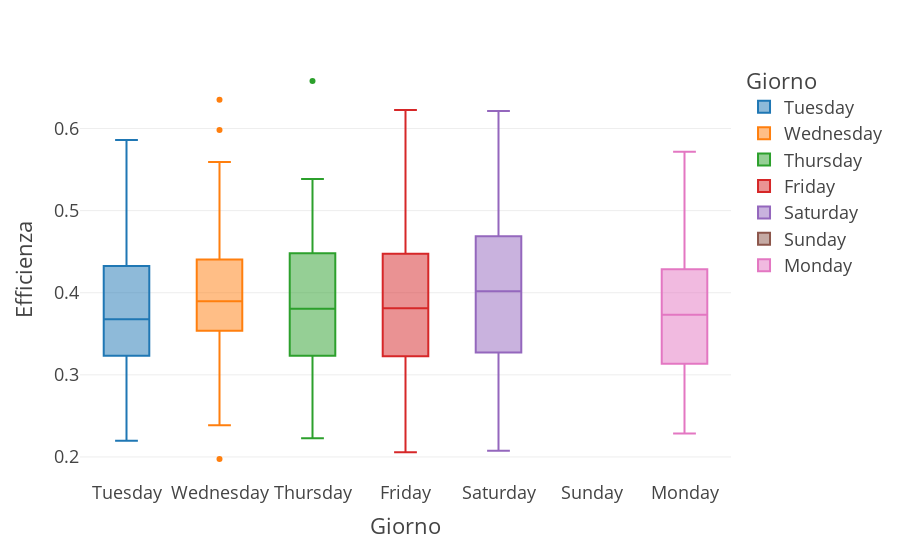

Here is the notebook cell this chart was saved with:
### Code cell
fig = px.box(eff_week, x="Giorno", y="Efficienza", color="Giorno")
fig.update_traces(quartilemethod="exclusive") # or "inclusive", or "linear" by default
fig.show()

### Figure 1 — Plotly figure (JSON) as saved in the notebook; plotly's stock layout.template omitted (floating-point values rounded to 4 significant figures)
{"data": [{"alignmentgroup": "True", "hovertemplate": "Giorno=%{x}<br>Efficienza=%{y}<extra></extra>", "legendgroup": "Tuesday", "marker": {"color": "#1F77B4"}, "name": "Tuesday", "notched": false, "offsetgroup": "Tuesday", "orientation": "v", "quartilemethod": "exclusive", "showlegend": true, "type": "box", "x": ["Tuesday", "Tuesday", "Tuesday", "Tuesday", "Tuesday", "Tuesday", "Tuesday", "Tuesday", "Tuesday", "Tuesday", "Tuesday", "Tuesday", "Tuesday", "Tuesday", "Tuesday", "Tuesday", "Tuesday", "Tuesday", "Tuesday", "Tuesday", "Tuesday", "Tuesday", "Tuesday", "Tuesday", "Tuesday", "Tuesday", "Tuesday", "Tuesday", "Tuesday", "Tuesday", "Tuesday", "Tuesday", "Tuesday", "Tuesday", "Tuesday", "Tuesday", "Tuesday", "Tuesday", "Tuesday", "Tuesday", "Tuesday", "Tuesday", "Tuesday", "Tuesday", "Tuesday", "Tuesday", "Tuesday", "Tuesday", "Tuesday", "Tuesday", "Tuesday", "Tuesday", "Tuesday", "Tuesday", "Tuesday", "Tuesday", "Tuesday", "Tuesday", "Tuesday", "Tuesday", "Tuesday", "Tuesday", "Tuesday", "Tuesday", "Tuesday", "Tuesday", "Tuesday", "Tuesday", "Tuesday", "Tuesday", "Tuesday", "Tuesday", "Tuesday", "Tuesday", "Tuesday", "Tuesday", "Tuesday", "Tuesday", "Tuesday", "Tuesday", "Tuesday", "Tuesday", "Tuesday", "Tuesday", "Tuesday", "Tuesday", "Tuesday", "Tuesday", "Tuesday", "Tuesday", "Tuesday", "Tuesday", "Tuesday", "Tuesday", "Tuesday", "Tuesday", "Tuesday", "Tuesday", "Tuesday", "Tuesday", "Tuesday", "Tuesday", "Tuesday", "Tuesday", "Tuesday"], "x0": " ", "xaxis": "x", "y": [null, null, 0.4416, 0.3031, 0.3307, 0.4081, 0.2707, 0.4205, 0.362, 0.3525, 0.3361, 0.3567, 0.2451, 0.2784, 0.3522, 0.2898, 0.3149, 0.3422, 0.4021, 0.2197, 0.344, 0.3057, 0.2473, 0.266, 0.2932, 0.3275, 0.3475, 0.3675, 0.3203, 0.3833, 0.3116, 0.2928, 0.3841, 0.3403, 0.3564, 0.3596, 0.4486, 0.2415, 0.4289, 0.3174, 0.3233, 0.3678, 0.3916, 0.447, 0.3959, 0.3494, 0.3327, 0.4397, 0.5142, 0.4398, 0.3108, null, null, 0.3912, 0.424, 0.352, 0.3875, 0.3953, 0.4494, 0.3848, 0.4325, 0.4543, 0.4312, 0.5238, null, null, 0.3745, 0.4008, 0.3577, 0.3803, 0.4635, 0.4711, 0.2934, 0.5472, null, 0.4706, 0.528, 0.5544, 0.5861, 0.3827, 0.5249, 0.4734, null, null, null, null, null, null, null, null, null, null, null, null, null, null, null, null, null, null, null, null, null, null, null], "y0": " ", "yaxis": "y"}, {"alignmentgroup": "True", "hovertemplate": "Giorno=%{x}<br>Efficienza=%{y}<extra></extra>", "legendgroup": "Wednesday", "marker": {"color": "#FF7F0E"}, "name": "Wednesday", "notched": false, "offsetgroup": "Wednesday", "orientation": "v", "quartilemethod": "exclusive", "showlegend": true, "type": "box", "x": ["Wednesday", "Wednesday", "Wednesday", "Wednesday", "Wednesday", "Wednesday", "Wednesday", "Wednesday", "Wednesday", "Wednesday", "Wednesday", "Wednesday", "Wednesday", "Wednesday", "Wednesday", "Wednesday", "Wednesday", "Wednesday", "Wednesday", "Wednesday", "Wednesday", "Wednesday", "Wednesday", "Wednesday", "Wednesday", "Wednesday", "Wednesday", "Wednesday", "Wednesday", "Wednesday", "Wednesday", "Wednesday", "Wednesday", "Wednesday", "Wednesday", "Wednesday", "Wednesday", "Wednesday", "Wednesday", "Wednesday", "Wednesday", "Wednesday", "Wednesday", "Wednesday", "Wednesday", "Wednesday", "Wednesday", "Wednesday", "Wednesday", "Wednesday", "Wednesday", "Wednesday", "Wednesday", "Wednesday", "Wednesday", "Wednesday", "Wednesday", "Wednesday", "Wednesday", "Wednesday", "Wednesday", "Wednesday", "Wednesday", "Wednesday", "Wednesday", "Wednesday", "Wednesday", "Wednesday", "Wednesday", "Wednesday", "Wednesday", "Wednesday", "Wednesday", "Wednesday", "Wednesday", "Wednesday", "Wednesday", "Wednesday", "Wednesday", "Wednesday", "Wednesday", "Wednesday", "Wednesday", "Wednesday", "Wednesday", "Wednesday", "Wednesday", "Wednesday", "Wednesday", "Wednesday", "Wednesday", "Wednesday", "Wednesday", "Wednesday", "Wednesday", "Wednesday", "Wednesday", "Wednesday", "Wednesday", "Wednesday", "Wednesday", "Wednesday", "Wednesday", "Wednesday", "Wednesday"], "x0": " ", "xaxis": "x", "y": [null, null, 0.3995, 0.3274, 0.2651, 0.3545, 0.2668, 0.2633, 0.3528, 0.3149, 0.335, 0.3644, 0.2937, 0.258, 0.356, 0.3425, 0.1975, null, 0.38, 0.2387, 0.4332, 0.4082, 0.2805, 0.3761, 0.3178, 0.5107, 0.3774, 0.3203, 0.4304, 0.3557, 0.2729, 0.2913, 0.4428, 0.3904, 0.3804, 0.3786, 0.3456, 0.3635, 0.5094, 0.3924, 0.3636, 0.3553, 0.3699, 0.3618, 0.3973, 0.385, 0.3288, 0.4408, 0.4073, 0.4454, 0.373, null, null, 0.4262, 0.3834, 0.4044, 0.5593, 0.4429, 0.4095, 0.4284, 0.3937, 0.4485, 0.4103, 0.3887, null, 0.5143, 0.4126, 0.4401, 0.38, 0.4247, 0.4956, 0.4028, 0.5125, 0.5299, 0.4517, 0.4167, 0.5052, 0.5064, 0.598, 0.5544, 0.635, 0.5195, null, null, null, null, null, null, null, null, null, null, null, null, null, null, null, null, null, null, null, null, null, null, null], "y0": " ", "yaxis": "y"}, {"alignmentgroup": "True", "hovertemplate": "Giorno=%{x}<br>Efficienza=%{y}<extra></extra>", "legendgroup": "Thursday", "marker": {"color": "#2CA02C"}, "name": "Thursday", "notched": false, "offsetgroup": "Thursday", "orientation": "v", "quartilemethod": "exclusive", "showlegend": true, "type": "box", "x": ["Thursday", "Thursday", "Thursday", "Thursday", "Thursday", "Thursday", "Thursday", "Thursday", "Thursday", "Thursday", "Thursday", "Thursday", "Thursday", "Thursday", "Thursday", "Thursday", "Thursday", "Thursday", "Thursday", "Thursday", "Thursday", "Thursday", "Thursday", "Thursday", "Thursday", "Thursday", "Thursday", "Thursday", "Thursday", "Thursday", "Thursday", "Thursday", "Thursday", "Thursday", "Thursday", "Thursday", "Thursday", "Thursday", "Thursday", "Thursday", "Thursday", "Thursday", "Thursday", "Thursday", "Thursday", "Thursday", "Thursday", "Thursday", "Thursday", "Thursday", "Thursday", "Thursday", "Thursday", "Thursday", "Thursday", "Thursday", "Thursday", "Thursday", "Thursday", "Thursday", "Thursday", "Thursday", "Thursday", "Thursday", "Thursday", "Thursday", "Thursday", "Thursday", "Thursday", "Thursday", "Thursday", "Thursday", "Thursday", "Thursday", "Thursday", "Thursday", "Thursday", "Thursday", "Thursday", "Thursday", "Thursday", "Thursday", "Thursday", "Thursday", "Thursday", "Thursday", "Thursday", "Thursday", "Thursday", "Thursday", "Thursday", "Thursday", "Thursday", "Thursday", "Thursday", "Thursday", "Thursday", "Thursday", "Thursday", "Thursday", "Thursday", "Thursday", "Thursday", "Thursday", "Thursday"], "x0": " ", "xaxis": "x", "y": [null, null, 0.4102, 0.3187, 0.3055, 0.2505, 0.2228, 0.2481, 0.3688, 0.2818, 0.3218, 0.2637, 0.2978, 0.3376, 0.2479, 0.2991, null, 0.3409, 0.2507, 0.271, 0.346, 0.283, 0.4259, 0.3094, 0.3737, 0.3821, 0.3111, 0.4126, 0.3265, 0.4057, 0.3771, 0.3912, null, 0.3511, 0.3685, 0.455, 0.3725, 0.3632, 0.4699, 0.3902, 0.3163, 0.4309, 0.3786, 0.3653, 0.3685, 0.3771, 0.3233, 0.3957, 0.3974, 0.4034, 0.3424, null, null, 0.4417, 0.3911, 0.3361, 0.453, 0.4734, 0.4654, 0.4112, 0.3082, 0.3617, 0.4562, null, null, 0.4878, 0.4281, 0.4569, 0.448, 0.4319, 0.4167, 0.464, 0.509, 0.4729, 0.5386, 0.4659, 0.4771, 0.5134, 0.4642, 0.3973, 0.6579, 0.4913, null, null, null, null, null, null, null, null, null, null, null, null, null, null, null, null, null, null, null, null, null, null, null], "y0": " ", "yaxis": "y"}, {"alignmentgroup": "True", "hovertemplate": "Giorno=%{x}<br>Efficienza=%{y}<extra></extra>", "legendgroup": "Friday", "marker": {"color": "#D62728"}, "name": "Friday", "notched": false, "offsetgroup": "Friday", "orientation": "v", "quartilemethod": "exclusive", "showlegend": true, "type": "box", "x": ["Friday", "Friday", "Friday", "Friday", "Friday", "Friday", "Friday", "Friday", "Friday", "Friday", "Friday", "Friday", "Friday", "Friday", "Friday", "Friday", "Friday", "Friday", "Friday", "Friday", "Friday", "Friday", "Friday", "Friday", "Friday", "Friday", "Friday", "Friday", "Friday", "Friday", "Friday", "Friday", "Friday", "Friday", "Friday", "Friday", "Friday", "Friday", "Friday", "Friday", "Friday", "Friday", "Friday", "Friday", "Friday", "Friday", "Friday", "Friday", "Friday", "Friday", "Friday", "Friday", "Friday", "Friday", "Friday", "Friday", "Friday", "Friday", "Friday", "Friday", "Friday", "Friday", "Friday", "Friday", "Friday", "Friday", "Friday", "Friday", "Friday", "Friday", "Friday", "Friday", "Friday", "Friday", "Friday", "Friday", "Friday", "Friday", "Friday", "Friday", "Friday", "Friday", "Friday", "Friday", "Friday", "Friday", "Friday", "Friday", "Friday", "Friday", "Friday", "Friday", "Friday", "Friday", "Friday", "Friday", "Friday", "Friday", "Friday", "Friday", "Friday", "Friday", "Friday", "Friday"], "x0": " ", "xaxis": "x", "y": [null, null, 0.3332, 0.3424, 0.2641, 0.4494, 0.2337, 0.2177, 0.4155, 0.2486, 0.4114, 0.3566, 0.2677, 0.3569, 0.2197, 0.3285, 0.3786, 0.354, 0.2146, 0.2425, 0.2818, 0.2534, 0.265, 0.3411, 0.2057, 0.3226, 0.3522, 0.4473, 0.2991, 0.3161, 0.4396, 0.3836, null, 0.2917, 0.4659, 0.3629, 0.4518, 0.2834, 0.4395, 0.3399, 0.3623, 0.4081, 0.3443, null, 0.4302, 0.3495, 0.404, 0.4095, 0.4183, 0.4938, 0.2947, null, 0.2949, 0.449, 0.3296, 0.41, 0.4737, 0.448, 0.4135, 0.4869, 0.3402, 0.4249, 0.4458, null, null, 0.4438, 0.4569, 0.4514, 0.358, null, 0.3764, 0.513, 0.5644, 0.5409, 0.6227, 0.4164, 0.4223, 0.478, 0.4305, 0.4621, 0.4795, 0.4634, null, null, null, null, null, null, null, null, null, null, null, null, null, null, null, null, null, null, null, null, null, null], "y0": " ", "yaxis": "y"}, {"alignmentgroup": "True", "hovertemplate": "Giorno=%{x}<br>Efficienza=%{y}<extra></extra>", "legendgroup": "Saturday", "marker": {"color": "#9467BD"}, "name": "Saturday", "notched": false, "offsetgroup": "Saturday", "orientation": "v", "quartilemethod": "exclusive", "showlegend": true, "type": "box", "x": ["Saturday", "Saturday", "Saturday", "Saturday", "Saturday", "Saturday", "Saturday", "Saturday", "Saturday", "Saturday", "Saturday", "Saturday", "Saturday", "Saturday", "Saturday", "Saturday", "Saturday", "Saturday", "Saturday", "Saturday", "Saturday", "Saturday", "Saturday", "Saturday", "Saturday", "Saturday", "Saturday", "Saturday", "Saturday", "Saturday", "Saturday", "Saturday", "Saturday", "Saturday", "Saturday", "Saturday", "Saturday", "Saturday", "Saturday", "Saturday", "Saturday", "Saturday", "Saturday", "Saturday", "Saturday", "Saturday", "Saturday", "Saturday", "Saturday", "Saturday", "Saturday", "Saturday", "Saturday", "Saturday", "Saturday", "Saturday", "Saturday", "Saturday", "Saturday", "Saturday", "Saturday", "Saturday", "Saturday", "Saturday", "Saturday", "Saturday", "Saturday", "Saturday", "Saturday", "Saturday", "Saturday", "Saturday", "Saturday", "Saturday", "Saturday", "Saturday", "Saturday", "Saturday", "Saturday", "Saturday", "Saturday", "Saturday", "Saturday", "Saturday", "Saturday", "Saturday", "Saturday", "Saturday", "Saturday", "Saturday", "Saturday", "Saturday", "Saturday", "Saturday", "Saturday", "Saturday", "Saturday", "Saturday", "Saturday", "Saturday", "Saturday", "Saturday", "Saturday", "Saturday"], "x0": " ", "xaxis": "x", "y": [null, null, 0.293, 0.4718, 0.4036, 0.4173, 0.3719, 0.3182, 0.3975, 0.4623, 0.4693, 0.3256, 0.4294, 0.3172, 0.2077, null, 0.4712, 0.3939, 0.2287, 0.2222, 0.4119, 0.3623, 0.3123, 0.2964, 0.3954, 0.3318, null, 0.4171, 0.3709, 0.268, 0.2857, null, null, null, null, 0.3089, 0.4656, 0.3251, 0.4561, 0.4685, 0.3407, 0.3412, 0.4898, null, 0.5147, 0.3285, 0.4003, 0.3989, 0.4561, 0.3387, null, null, null, 0.5123, 0.3557, 0.3418, 0.4327, 0.4634, 0.3104, 0.3211, 0.46, 0.4148, null, null, null, 0.2312, null, 0.4151, null, null, 0.5257, 0.6214, 0.4517, 0.5862, 0.3822, 0.5355, 0.4976, 0.4962, 0.4724, 0.4982, 0.4986, 0.5417, null, null, null, null, null, null, null, null, null, null, null, null, null, null, null, null, null, null, null, null, null, null], "y0": " ", "yaxis": "y"}, {"alignmentgroup": "True", "hovertemplate": "Giorno=%{x}<br>Efficienza=%{y}<extra></extra>", "legendgroup": "Sunday", "marker": {"color": "#8C564B"}, "name": "Sunday", "notched": false, "offsetgroup": "Sunday", "orientation": "v", "quartilemethod": "exclusive", "showlegend": true, "type": "box", "x": ["Sunday", "Sunday", "Sunday", "Sunday", "Sunday", "Sunday", "Sunday", "Sunday", "Sunday", "Sunday", "Sunday", "Sunday", "Sunday", "Sunday", "Sunday", "Sunday", "Sunday", "Sunday", "Sunday", "Sunday", "Sunday", "Sunday", "Sunday", "Sunday", "Sunday", "Sunday", "Sunday", "Sunday", "Sunday", "Sunday", "Sunday", "Sunday", "Sunday", "Sunday", "Sunday", "Sunday", "Sunday", "Sunday", "Sunday", "Sunday", "Sunday", "Sunday", "Sunday", "Sunday", "Sunday", "Sunday", "Sunday", "Sunday", "Sunday", "Sunday", "Sunday", "Sunday", "Sunday", "Sunday", "Sunday", "Sunday", "Sunday", "Sunday", "Sunday", "Sunday", "Sunday", "Sunday", "Sunday", "Sunday", "Sunday", "Sunday", "Sunday", "Sunday", "Sunday", "Sunday", "Sunday", "Sunday", "Sunday", "Sunday", "Sunday", "Sunday", "Sunday", "Sunday", "Sunday", "Sunday", "Sunday", "Sunday", "Sunday", "Sunday", "Sunday", "Sunday", "Sunday", "Sunday", "Sunday", "Sunday", "Sunday", "Sunday", "Sunday", "Sunday", "Sunday", "Sunday", "Sunday", "Sunday", "Sunday", "Sunday", "Sunday", "Sunday", "Sunday", "Sunday"], "x0": " ", "xaxis": "x", "y": [null, null, null, null, null, null, null, null, null, null, null, null, null, null, null, null, null, null, null, null, null, null, null, null, null, null, null, null, null, null, null, null, null, null, null, null, null, null, null, null, null, null, null, null, null, null, null, null, null, null, null, null, null, null, null, null, null, null, null, null, null, null, null, null, null, null, null, null, null, null, null, null, null, null, null, null, null, null, null, null, null, null, null, null, null, null, null, null, null, null, null, null, null, null, null, null, null, null, null, null, null, null, null, null], "y0": " ", "yaxis": "y"}, {"alignmentgroup": "True", "hovertemplate": "Giorno=%{x}<br>Efficienza=%{y}<extra></extra>", "legendgroup": "Monday", "marker": {"color": "#E377C2"}, "name": "Monday", "notched": false, "offsetgroup": "Monday", "orientation": "v", "quartilemethod": "exclusive", "showlegend": true, "type": "box", "x": ["Monday", "Monday", "Monday", "Monday", "Monday", "Monday", "Monday", "Monday", "Monday", "Monday", "Monday", "Monday", "Monday", "Monday", "Monday", "Monday", "Monday", "Monday", "Monday", "Monday", "Monday", "Monday", "Monday", "Monday", "Monday", "Monday", "Monday", "Monday", "Monday", "Monday", "Monday", "Monday", "Monday", "Monday", "Monday", "Monday", "Monday", "Monday", "Monday", "Monday", "Monday", "Monday", "Monday", "Monday", "Monday", "Monday", "Monday", "Monday", "Monday", "Monday", "Monday", "Monday", "Monday", "Monday", "Monday", "Monday", "Monday", "Monday", "Monday", "Monday", "Monday", "Monday", "Monday", "Monday", "Monday", "Monday", "Monday", "Monday", "Monday", "Monday", "Monday", "Monday", "Monday", "Monday", "Monday", "Monday", "Monday", "Monday", "Monday", "Monday", "Monday", "Monday", "Monday", "Monday", "Monday", "Monday", "Monday", "Monday", "Monday", "Monday", "Monday", "Monday", "Monday", "Monday", "Monday", "Monday", "Monday", "Monday", "Monday", "Monday", "Monday", "Monday", "Monday", "Monday"], "x0": " ", "xaxis": "x", "y": [null, 0.4272, 0.3144, 0.2684, 0.2692, 0.3006, 0.3798, 0.276, 0.4754, 0.3185, 0.2793, 0.3057, 0.2812, 0.3406, 0.2972, null, 0.2859, 0.4108, 0.2286, 0.3211, 0.357, 0.2995, 0.2794, 0.3674, 0.2901, 0.3462, 0.2982, 0.3128, 0.3876, 0.3135, 0.2728, 0.3181, 0.3272, null, 0.3875, 0.3608, 0.3555, 0.3733, 0.4324, 0.3678, 0.2846, 0.4657, 0.4298, 0.3547, 0.4411, 0.3275, 0.3927, 0.4008, 0.4343, 0.3945, null, null, null, 0.4054, 0.3794, 0.3617, 0.4629, 0.4796, 0.4152, 0.3915, 0.4114, null, 0.5318, null, null, 0.3557, null, 0.379, 0.3521, 0.4858, 0.4561, 0.4084, 0.5717, 0.5439, 0.4699, 0.375, 0.4141, 0.4286, 0.4417, 0.4497, 0.4594, null, null, null, null, null, null, null, null, null, null, null, null, null, null, null, null, null, null, null, null, null, null, null], "y0": " ", "yaxis": "y"}], "layout": {"boxmode": "overlay", "legend": {"title": {"text": "Giorno"}, "tracegroupgap": 0}, "margin": {"t": 60}, "xaxis": {"anchor": "y", "categoryarray": ["Tuesday", "Wednesday", "Thursday", "Friday", "Saturday", "Sunday", "Monday"], "categoryorder": "array", "domain": [0, 1], "title": {"text": "Giorno"}}, "yaxis": {"anchor": "x", "domain": [0, 1], "title": {"text": "Efficienza"}}}}
